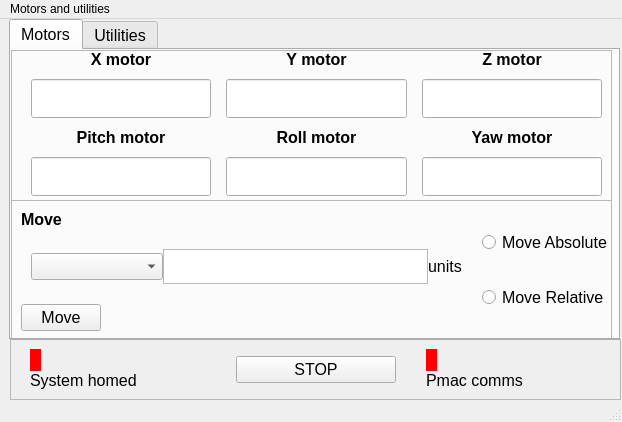
<?xml version="1.0" encoding="UTF-8"?>
<ui version="4.0">
 <class>Motors</class>
 <widget class="QMainWindow" name="Motors">
  <property name="geometry">
   <rect>
    <x>0</x>
    <y>0</y>
    <width>622</width>
    <height>422</height>
   </rect>
  </property>
  <property name="windowTitle">
   <string notr="true">Motor Controller</string>
  </property>
  <property name="toolTip">
   <string notr="true"/>
  </property>
  <property name="statusTip">
   <string notr="true"/>
  </property>
  <property name="whatsThis">
   <string notr="true"/>
  </property>
  <property name="accessibleName">
   <string notr="true"/>
  </property>
  <widget class="QWidget" name="centralwidget">
   <widget class="QTabWidget" name="MotorTabs">
    <property name="geometry">
     <rect>
      <x>9</x>
      <y>0</y>
      <width>611</width>
      <height>321</height>
     </rect>
    </property>
    <property name="font">
     <font>
      <pointsize>12</pointsize>
      <weight>50</weight>
      <bold>false</bold>
     </font>
    </property>
    <property name="toolTip">
     <string notr="true"/>
    </property>
    <property name="accessibleName">
     <string notr="true"/>
    </property>
    <property name="currentIndex">
     <number>0</number>
    </property>
    <widget class="QWidget" name="motorwidget">
     <attribute name="title">
      <string>Motors</string>
     </attribute>
     <widget class="QFrame" name="motorsdisplay">
      <property name="geometry">
       <rect>
        <x>0</x>
        <y>0</y>
        <width>601</width>
        <height>151</height>
       </rect>
      </property>
      <property name="frameShape">
       <enum>QFrame::StyledPanel</enum>
      </property>
      <property name="frameShadow">
       <enum>QFrame::Raised</enum>
      </property>
      <widget class="QWidget" name="layoutWidget">
       <property name="geometry">
        <rect>
         <x>10</x>
         <y>0</y>
         <width>591</width>
         <height>151</height>
        </rect>
       </property>
       <layout class="QGridLayout" name="coord_display_layout" rowstretch="0,0,0,0">
        <property name="leftMargin">
         <number>10</number>
        </property>
        <property name="topMargin">
         <number>0</number>
        </property>
        <property name="rightMargin">
         <number>10</number>
        </property>
        <property name="bottomMargin">
         <number>5</number>
        </property>
        <property name="horizontalSpacing">
         <number>15</number>
        </property>
        <property name="verticalSpacing">
         <number>10</number>
        </property>
        <item row="1" column="2">
         <widget class="MyQLineEdit" name="z_display">
          <property name="sizePolicy">
           <sizepolicy hsizetype="Expanding" vsizetype="Expanding">
            <horstretch>0</horstretch>
            <verstretch>0</verstretch>
           </sizepolicy>
          </property>
         </widget>
        </item>
        <item row="0" column="0">
         <widget class="MyLabel" name="x_label">
          <property name="font">
           <font>
            <pointsize>12</pointsize>
            <weight>75</weight>
            <bold>true</bold>
           </font>
          </property>
          <property name="text">
           <string>X motor</string>
          </property>
          <property name="alignment">
           <set>Qt::AlignCenter</set>
          </property>
         </widget>
        </item>
        <item row="2" column="0">
         <widget class="MyLabel" name="pitch_label">
          <property name="font">
           <font>
            <pointsize>12</pointsize>
            <weight>75</weight>
            <bold>true</bold>
           </font>
          </property>
          <property name="text">
           <string>Pitch motor</string>
          </property>
          <property name="alignment">
           <set>Qt::AlignCenter</set>
          </property>
         </widget>
        </item>
        <item row="2" column="2">
         <widget class="MyLabel" name="yaw_label">
          <property name="font">
           <font>
            <pointsize>12</pointsize>
            <weight>75</weight>
            <bold>true</bold>
           </font>
          </property>
          <property name="text">
           <string>Yaw motor</string>
          </property>
          <property name="alignment">
           <set>Qt::AlignCenter</set>
          </property>
         </widget>
        </item>
        <item row="1" column="1">
         <widget class="MyQLineEdit" name="y_display">
          <property name="sizePolicy">
           <sizepolicy hsizetype="Expanding" vsizetype="Expanding">
            <horstretch>0</horstretch>
            <verstretch>0</verstretch>
           </sizepolicy>
          </property>
         </widget>
        </item>
        <item row="0" column="2">
         <widget class="MyLabel" name="z_label">
          <property name="font">
           <font>
            <pointsize>12</pointsize>
            <weight>75</weight>
            <bold>true</bold>
           </font>
          </property>
          <property name="text">
           <string>Z motor</string>
          </property>
          <property name="alignment">
           <set>Qt::AlignCenter</set>
          </property>
         </widget>
        </item>
        <item row="3" column="0">
         <widget class="MyQLineEdit" name="pitch_display">
          <property name="sizePolicy">
           <sizepolicy hsizetype="Expanding" vsizetype="Expanding">
            <horstretch>0</horstretch>
            <verstretch>0</verstretch>
           </sizepolicy>
          </property>
         </widget>
        </item>
        <item row="0" column="1">
         <widget class="MyLabel" name="y_label">
          <property name="font">
           <font>
            <pointsize>12</pointsize>
            <weight>75</weight>
            <bold>true</bold>
           </font>
          </property>
          <property name="text">
           <string>Y motor</string>
          </property>
          <property name="alignment">
           <set>Qt::AlignCenter</set>
          </property>
         </widget>
        </item>
        <item row="2" column="1">
         <widget class="MyLabel" name="roll_label">
          <property name="font">
           <font>
            <pointsize>12</pointsize>
            <weight>75</weight>
            <bold>true</bold>
           </font>
          </property>
          <property name="text">
           <string>Roll motor</string>
          </property>
          <property name="alignment">
           <set>Qt::AlignCenter</set>
          </property>
         </widget>
        </item>
        <item row="1" column="0">
         <widget class="MyQLineEdit" name="x_display">
          <property name="sizePolicy">
           <sizepolicy hsizetype="Expanding" vsizetype="Expanding">
            <horstretch>0</horstretch>
            <verstretch>0</verstretch>
           </sizepolicy>
          </property>
         </widget>
        </item>
        <item row="3" column="1">
         <widget class="MyQLineEdit" name="lineEdit_2">
          <property name="sizePolicy">
           <sizepolicy hsizetype="Expanding" vsizetype="Expanding">
            <horstretch>0</horstretch>
            <verstretch>0</verstretch>
           </sizepolicy>
          </property>
         </widget>
        </item>
        <item row="3" column="2">
         <widget class="MyQLineEdit" name="yaw_display">
          <property name="sizePolicy">
           <sizepolicy hsizetype="Expanding" vsizetype="Expanding">
            <horstretch>0</horstretch>
            <verstretch>0</verstretch>
           </sizepolicy>
          </property>
         </widget>
        </item>
       </layout>
      </widget>
     </widget>
     <widget class="QFrame" name="motoractions">
      <property name="geometry">
       <rect>
        <x>0</x>
        <y>150</y>
        <width>601</width>
        <height>141</height>
       </rect>
      </property>
      <property name="frameShape">
       <enum>QFrame::StyledPanel</enum>
      </property>
      <property name="frameShadow">
       <enum>QFrame::Raised</enum>
      </property>
      <widget class="QWidget" name="layoutWidget">
       <property name="geometry">
        <rect>
         <x>10</x>
         <y>0</y>
         <width>591</width>
         <height>141</height>
        </rect>
       </property>
       <layout class="QHBoxLayout" name="horizontalLayout_4">
        <property name="spacing">
         <number>10</number>
        </property>
        <property name="topMargin">
         <number>10</number>
        </property>
        <property name="bottomMargin">
         <number>10</number>
        </property>
        <item>
         <layout class="QVBoxLayout" name="verticalLayout_2" stretch="0,0,0">
          <property name="spacing">
           <number>0</number>
          </property>
          <item>
           <widget class="MyLabel" name="Move_label">
            <property name="font">
             <font>
              <pointsize>12</pointsize>
              <weight>75</weight>
              <bold>true</bold>
             </font>
            </property>
            <property name="text">
             <string>Move</string>
            </property>
           </widget>
          </item>
          <item>
           <layout class="QHBoxLayout" name="horizontalLayout_2" stretch="1,2,0">
            <property name="sizeConstraint">
             <enum>QLayout::SetFixedSize</enum>
            </property>
            <property name="leftMargin">
             <number>10</number>
            </property>
            <property name="topMargin">
             <number>20</number>
            </property>
            <property name="rightMargin">
             <number>10</number>
            </property>
            <property name="bottomMargin">
             <number>20</number>
            </property>
            <item>
             <widget class="MyComboBox" name="motor_selector"/>
            </item>
            <item>
             <widget class="MyTextEdit" name="distance"/>
            </item>
            <item>
             <widget class="MyLabel" name="units">
              <property name="layoutDirection">
               <enum>Qt::LeftToRight</enum>
              </property>
              <property name="text">
               <string>units</string>
              </property>
              <property name="alignment">
               <set>Qt::AlignLeading|Qt::AlignLeft|Qt::AlignVCenter</set>
              </property>
             </widget>
            </item>
           </layout>
          </item>
          <item>
           <widget class="MyPushButton" name="pushButton_2">
            <property name="sizePolicy">
             <sizepolicy hsizetype="Fixed" vsizetype="Fixed">
              <horstretch>0</horstretch>
              <verstretch>0</verstretch>
             </sizepolicy>
            </property>
            <property name="baseSize">
             <size>
              <width>160</width>
              <height>30</height>
             </size>
            </property>
            <property name="accessibleName">
             <string notr="true"/>
            </property>
            <property name="text">
             <string>Move</string>
            </property>
           </widget>
          </item>
         </layout>
        </item>
        <item>
         <layout class="QVBoxLayout" name="verticalLayout_3">
          <item>
           <widget class="QRadioButton" name="move_abs">
            <property name="font">
             <font>
              <pointsize>12</pointsize>
              <weight>50</weight>
              <bold>false</bold>
             </font>
            </property>
            <property name="toolTip">
             <string notr="true"/>
            </property>
            <property name="accessibleName">
             <string notr="true"/>
            </property>
            <property name="text">
             <string>Move Absolute</string>
            </property>
           </widget>
          </item>
          <item>
           <widget class="QRadioButton" name="move_rel">
            <property name="font">
             <font>
              <pointsize>12</pointsize>
              <weight>50</weight>
              <bold>false</bold>
             </font>
            </property>
            <property name="toolTip">
             <string notr="true"/>
            </property>
            <property name="accessibleName">
             <string notr="true"/>
            </property>
            <property name="text">
             <string>Move Relative</string>
            </property>
           </widget>
          </item>
         </layout>
        </item>
       </layout>
      </widget>
     </widget>
    </widget>
    <widget class="QWidget" name="utilitieswidget">
     <property name="toolTip">
      <string notr="true"/>
     </property>
     <property name="accessibleName">
      <string notr="true"/>
     </property>
     <property name="accessibleDescription">
      <string notr="true"/>
     </property>
     <attribute name="title">
      <string>Utilities</string>
     </attribute>
     <widget class="QFrame" name="system_utilities">
      <property name="geometry">
       <rect>
        <x>10</x>
        <y>0</y>
        <width>591</width>
        <height>171</height>
       </rect>
      </property>
      <property name="frameShape">
       <enum>QFrame::StyledPanel</enum>
      </property>
      <property name="frameShadow">
       <enum>QFrame::Raised</enum>
      </property>
      <widget class="QWidget" name="layoutWidget">
       <property name="geometry">
        <rect>
         <x>170</x>
         <y>30</y>
         <width>421</width>
         <height>41</height>
        </rect>
       </property>
       <layout class="QHBoxLayout" name="horizontalLayout">
        <property name="spacing">
         <number>30</number>
        </property>
        <property name="leftMargin">
         <number>15</number>
        </property>
        <property name="rightMargin">
         <number>15</number>
        </property>
        <item>
         <widget class="MyPushButton" name="ResetAll">
          <property name="text">
           <string>Reset All</string>
          </property>
         </widget>
        </item>
        <item>
         <widget class="MyPushButton" name="HomeGantry">
          <property name="text">
           <string>Home Gantry</string>
          </property>
         </widget>
        </item>
       </layout>
      </widget>
      <widget class="QWidget" name="layoutWidget">
       <property name="geometry">
        <rect>
         <x>0</x>
         <y>0</y>
         <width>171</width>
         <height>101</height>
        </rect>
       </property>
       <layout class="QVBoxLayout" name="verticalLayout">
        <property name="spacing">
         <number>50</number>
        </property>
        <property name="leftMargin">
         <number>10</number>
        </property>
        <property name="topMargin">
         <number>10</number>
        </property>
        <property name="bottomMargin">
         <number>10</number>
        </property>
        <item>
         <widget class="MyLabel" name="sys_label">
          <property name="font">
           <font>
            <pointsize>12</pointsize>
            <weight>75</weight>
            <bold>true</bold>
           </font>
          </property>
          <property name="text">
           <string>System Utilities</string>
          </property>
         </widget>
        </item>
        <item>
         <widget class="MyLabel" name="conn_label">
          <property name="font">
           <font>
            <pointsize>12</pointsize>
            <weight>75</weight>
            <bold>true</bold>
           </font>
          </property>
          <property name="text">
           <string>PMAC connection:</string>
          </property>
         </widget>
        </item>
       </layout>
      </widget>
      <widget class="QWidget" name="layoutWidget">
       <property name="geometry">
        <rect>
         <x>0</x>
         <y>100</y>
         <width>591</width>
         <height>114</height>
        </rect>
       </property>
       <layout class="QHBoxLayout" name="horizontalLayout_5">
        <property name="rightMargin">
         <number>15</number>
        </property>
        <item>
         <layout class="QGridLayout" name="gridLayout">
          <property name="leftMargin">
           <number>5</number>
          </property>
          <property name="topMargin">
           <number>5</number>
          </property>
          <property name="rightMargin">
           <number>5</number>
          </property>
          <property name="bottomMargin">
           <number>5</number>
          </property>
          <property name="horizontalSpacing">
           <number>50</number>
          </property>
          <property name="verticalSpacing">
           <number>10</number>
          </property>
          <item row="0" column="1">
           <widget class="MyLabel" name="uname_label">
            <property name="text">
             <string>Username:</string>
            </property>
            <property name="alignment">
             <set>Qt::AlignCenter</set>
            </property>
           </widget>
          </item>
          <item row="1" column="1">
           <widget class="MyTextEdit" name="uname_field"/>
          </item>
          <item row="1" column="2">
           <widget class="MyTextEdit" name="pword_field"/>
          </item>
          <item row="1" column="0">
           <widget class="MyTextEdit" name="IP_field">
            <property name="toolTip">
             <string notr="true"/>
            </property>
            <property name="inputMethodHints">
             <set>Qt::ImhNone</set>
            </property>
           </widget>
          </item>
          <item row="0" column="2">
           <widget class="MyLabel" name="pword_label">
            <property name="text">
             <string>Password:</string>
            </property>
            <property name="alignment">
             <set>Qt::AlignCenter</set>
            </property>
           </widget>
          </item>
          <item row="0" column="0">
           <widget class="MyLabel" name="IP_label">
            <property name="text">
             <string>PMAC IP:</string>
            </property>
            <property name="alignment">
             <set>Qt::AlignCenter</set>
            </property>
           </widget>
          </item>
          <item row="1" column="3">
           <widget class="MyPushButton" name="connect">
            <property name="text">
             <string>Connect</string>
            </property>
           </widget>
          </item>
         </layout>
        </item>
       </layout>
      </widget>
     </widget>
     <widget class="QFrame" name="motor_utilities">
      <property name="geometry">
       <rect>
        <x>10</x>
        <y>170</y>
        <width>591</width>
        <height>111</height>
       </rect>
      </property>
      <property name="frameShape">
       <enum>QFrame::StyledPanel</enum>
      </property>
      <property name="frameShadow">
       <enum>QFrame::Raised</enum>
      </property>
      <widget class="QWidget" name="layoutWidget">
       <property name="geometry">
        <rect>
         <x>0</x>
         <y>0</y>
         <width>591</width>
         <height>111</height>
        </rect>
       </property>
       <layout class="QVBoxLayout" name="verticalLayout_6">
        <property name="spacing">
         <number>0</number>
        </property>
        <property name="leftMargin">
         <number>10</number>
        </property>
        <property name="topMargin">
         <number>5</number>
        </property>
        <property name="rightMargin">
         <number>10</number>
        </property>
        <property name="bottomMargin">
         <number>5</number>
        </property>
        <item>
         <widget class="QLabel" name="mutil_label">
          <property name="font">
           <font>
            <pointsize>12</pointsize>
            <weight>75</weight>
            <bold>true</bold>
           </font>
          </property>
          <property name="text">
           <string>Motor Utilities</string>
          </property>
         </widget>
        </item>
        <item>
         <widget class="QLabel" name="mutil_label_2">
          <property name="text">
           <string>Jog Speed:</string>
          </property>
         </widget>
        </item>
        <item>
         <layout class="QHBoxLayout" name="horizontalLayout_3" stretch="2,1,0,1,1">
          <property name="spacing">
           <number>2</number>
          </property>
          <item>
           <widget class="MyComboBox" name="motor_selector_2">
            <property name="styleSheet">
             <string notr="true"/>
            </property>
           </widget>
          </item>
          <item>
           <widget class="MyQLineEdit" name="set_display">
            <property name="inputMask">
             <string notr="true"/>
            </property>
           </widget>
          </item>
          <item>
           <widget class="MyLabel" name="label">
            <property name="text">
             <string>units</string>
            </property>
           </widget>
          </item>
          <item>
           <widget class="MyPushButton" name="getspeed">
            <property name="text">
             <string>Get Speed</string>
            </property>
           </widget>
          </item>
          <item>
           <widget class="MyPushButton" name="setspeed">
            <property name="text">
             <string>Set Speed</string>
            </property>
           </widget>
          </item>
         </layout>
        </item>
       </layout>
      </widget>
     </widget>
    </widget>
   </widget>
   <widget class="QFrame" name="statusframe">
    <property name="geometry">
     <rect>
      <x>10</x>
      <y>320</y>
      <width>611</width>
      <height>61</height>
     </rect>
    </property>
    <property name="frameShape">
     <enum>QFrame::StyledPanel</enum>
    </property>
    <property name="frameShadow">
     <enum>QFrame::Raised</enum>
    </property>
    <layout class="QHBoxLayout" name="horizontalLayout_7">
     <item>
      <layout class="QHBoxLayout" name="horizontalLayout_6" stretch="0,0,0">
       <property name="spacing">
        <number>20</number>
       </property>
       <property name="sizeConstraint">
        <enum>QLayout::SetFixedSize</enum>
       </property>
       <item>
        <layout class="QVBoxLayout" name="verticalLayout_4" stretch="1,1">
         <property name="spacing">
          <number>0</number>
         </property>
         <property name="leftMargin">
          <number>10</number>
         </property>
         <property name="rightMargin">
          <number>10</number>
         </property>
         <item>
          <widget class="MyIndicator" name="sh_display">
           <property name="enabled">
            <bool>true</bool>
           </property>
           <property name="sizePolicy">
            <sizepolicy hsizetype="Fixed" vsizetype="Fixed">
             <horstretch>0</horstretch>
             <verstretch>0</verstretch>
            </sizepolicy>
           </property>
           <property name="minimumSize">
            <size>
             <width>0</width>
             <height>0</height>
            </size>
           </property>
           <property name="maximumSize">
            <size>
             <width>16777215</width>
             <height>16777215</height>
            </size>
           </property>
           <property name="font">
            <font>
             <pointsize>14</pointsize>
            </font>
           </property>
           <property name="layoutDirection">
            <enum>Qt::LeftToRight</enum>
           </property>
           <property name="styleSheet">
            <string notr="true">QLabel {background-color: red;}</string>
           </property>
           <property name="text">
            <string/>
           </property>
           <property name="alignment">
            <set>Qt::AlignCenter</set>
           </property>
          </widget>
         </item>
         <item>
          <widget class="MyLabel" name="sh_label">
           <property name="maximumSize">
            <size>
             <width>16777215</width>
             <height>16777215</height>
            </size>
           </property>
           <property name="font">
            <font>
             <pointsize>12</pointsize>
            </font>
           </property>
           <property name="text">
            <string>System homed</string>
           </property>
          </widget>
         </item>
        </layout>
       </item>
       <item>
        <widget class="MyPushButton" name="pushButton">
         <property name="maximumSize">
          <size>
           <width>160</width>
           <height>16777215</height>
          </size>
         </property>
         <property name="font">
          <font>
           <pointsize>12</pointsize>
          </font>
         </property>
         <property name="text">
          <string>STOP</string>
         </property>
        </widget>
       </item>
       <item>
        <layout class="QVBoxLayout" name="verticalLayout_5" stretch="1,1">
         <property name="spacing">
          <number>0</number>
         </property>
         <property name="leftMargin">
          <number>10</number>
         </property>
         <property name="rightMargin">
          <number>10</number>
         </property>
         <item>
          <widget class="MyIndicator" name="pmac_display">
           <property name="sizePolicy">
            <sizepolicy hsizetype="Fixed" vsizetype="Fixed">
             <horstretch>0</horstretch>
             <verstretch>0</verstretch>
            </sizepolicy>
           </property>
           <property name="minimumSize">
            <size>
             <width>0</width>
             <height>0</height>
            </size>
           </property>
           <property name="maximumSize">
            <size>
             <width>16777215</width>
             <height>16777215</height>
            </size>
           </property>
           <property name="font">
            <font>
             <pointsize>14</pointsize>
            </font>
           </property>
           <property name="styleSheet">
            <string notr="true">QLabel {background-color: red;}</string>
           </property>
           <property name="text">
            <string/>
           </property>
           <property name="alignment">
            <set>Qt::AlignCenter</set>
           </property>
          </widget>
         </item>
         <item>
          <widget class="MyLabel" name="pmac_label">
           <property name="maximumSize">
            <size>
             <width>16777215</width>
             <height>16777215</height>
            </size>
           </property>
           <property name="font">
            <font>
             <pointsize>12</pointsize>
            </font>
           </property>
           <property name="text">
            <string>Pmac comms</string>
           </property>
          </widget>
         </item>
        </layout>
       </item>
      </layout>
     </item>
    </layout>
   </widget>
   <widget class="QWidget" name="layoutWidget">
    <property name="geometry">
     <rect>
      <x>0</x>
      <y>0</y>
      <width>2</width>
      <height>2</height>
     </rect>
    </property>
    <layout class="QVBoxLayout" name="verticalLayout_7"/>
   </widget>
   <widget class="QWidget" name="layoutWidget">
    <property name="geometry">
     <rect>
      <x>0</x>
      <y>0</y>
      <width>2</width>
      <height>2</height>
     </rect>
    </property>
    <layout class="QVBoxLayout" name="verticalLayout_8"/>
   </widget>
   <zorder>layoutWidget</zorder>
   <zorder>layoutWidget</zorder>
   <zorder>statusframe</zorder>
   <zorder>MotorTabs</zorder>
  </widget>
  <widget class="QMenuBar" name="menubar">
   <property name="geometry">
    <rect>
     <x>0</x>
     <y>0</y>
     <width>622</width>
     <height>24</height>
    </rect>
   </property>
   <widget class="QMenu" name="menuMotors_and_utilities">
    <property name="title">
     <string>Motors and utilities</string>
    </property>
   </widget>
   <addaction name="menuMotors_and_utilities"/>
  </widget>
  <widget class="QStatusBar" name="statusbar"/>
 </widget>
 <customwidgets>
  <customwidget>
   <class>MyLabel</class>
   <extends>QLabel</extends>
   <header location="global">BaseClasses.py</header>
  </customwidget>
  <customwidget>
   <class>MyQLineEdit</class>
   <extends>QLineEdit</extends>
   <header location="global">BaseClasses.py</header>
  </customwidget>
  <customwidget>
   <class>MyPushButton</class>
   <extends>QPushButton</extends>
   <header location="global">Graphics.BaseClasses</header>
  </customwidget>
  <customwidget>
   <class>MyTextEdit</class>
   <extends>QTextEdit</extends>
   <header>Graphics.BaseClasses</header>
  </customwidget>
  <customwidget>
   <class>MyIndicator</class>
   <extends>QLabel</extends>
   <header location="global">Graphics.BaseClasses</header>
  </customwidget>
  <customwidget>
   <class>MyComboBox</class>
   <extends>QComboBox</extends>
   <header location="global">Graphics.BaseClasses</header>
  </customwidget>
 </customwidgets>
 <resources/>
 <connections/>
</ui>
